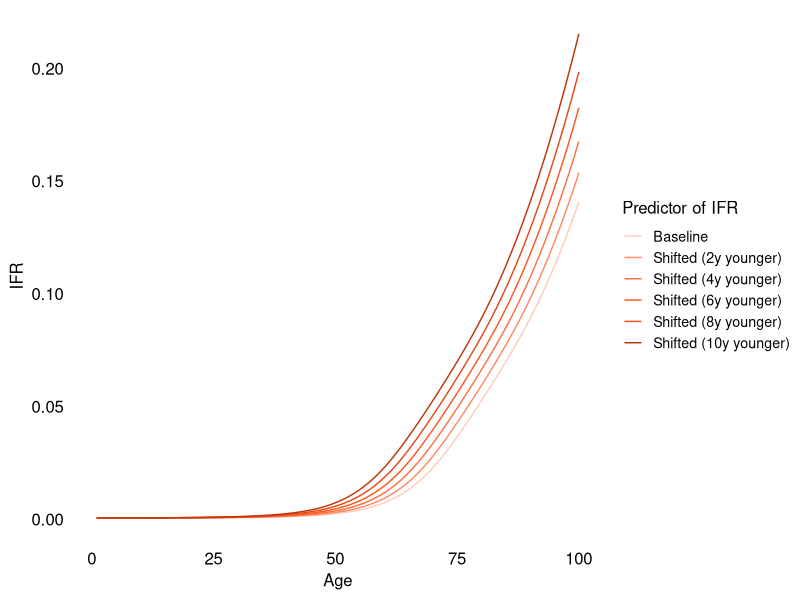
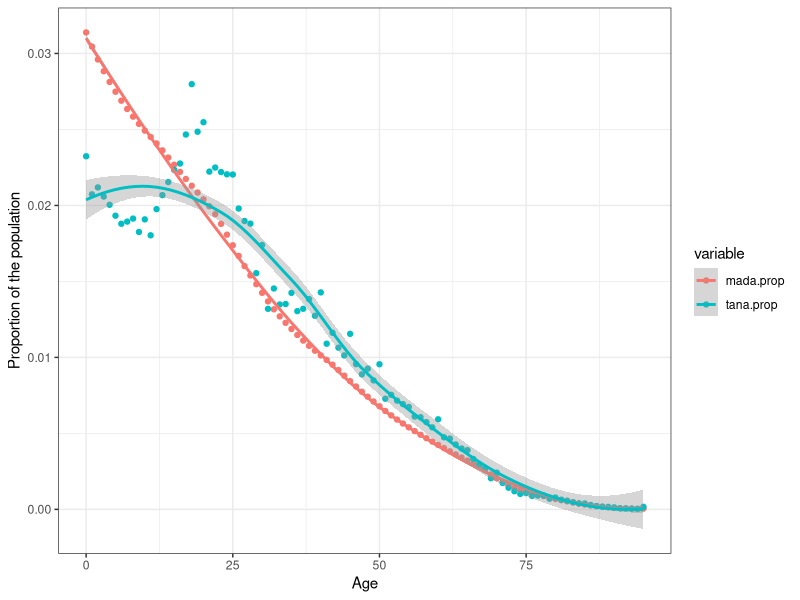

Write R code to recreate these figures, in order.
## ---- chunk 1
knitr::opts_chunk$set(echo = FALSE, eval = FALSE, message = FALSE, warning = FALSE)
## ---- chunk 2
library(tidyverse)
library(kableExtra)   #For printing tables in R markdown
library(knitr)        #For printing tables in R markdown
library(reshape2)     #Melting data frames as needed
library(ggrepel)      #Plotting country names neatly
library(cowplot)      #ggplot add on for better plots
library(patchwork)    #Combining ggplots neatly
library(mgcv)         #GAMs
library(here)         #Finding files easily
## ---- chunk 3
#1
ifr_ests <- read_csv(here("ifrs_from_lit.csv"))
#2
un_ages <- read_csv(here("un_ages.csv"))
#3
df.tana <- read_csv(here("TNR_age.csv"))
## ---- chunk 4
# Fit age to IFR estimates ------------------------------------------------
ifr_ests$predictor <- (ifr_ests$age_lower + ifr_ests$age_upper)/2
ifr_ests$ifr_prop_est <- ifr_ests$ifr_perc_est/100

ifr_fit_age <- gam(ifr_prop_est ~ s(predictor), family = betar(link="logit"), 
               data = ifr_ests, method = "REML")

ages <- seq(0, 100, by = 1)

ifr_preds_age <- predict(ifr_fit_age,  data.frame(predictor = ages), 
                     type = "response", se.fit = TRUE)
ifrs_to_plot_age <- data.frame(ages = ages,
                               est = ifr_preds_age$fit, 
                               upper = ifr_preds_age$fit + 2*ifr_preds_age$se.fit, 
                               lower = ifr_preds_age$fit - 2*ifr_preds_age$se.fit)
## ---- chunk 5
predict_ifr <- function(predictor, gam = ifr_fit_age) {
  predict(gam, newdata = data.frame(predictor = predictor), type = "response")
}
## ---- chunk 6
#Creating a ifr by age table for plotting
age_ifrs <- data.frame(age = seq(1, 100, by = 1))
age_ifrs %>%
  mutate(ifr_by_age_plus00y = predict_ifr(predictor = age + 0,      gam = ifr_fit_age), 
         ifr_by_age_plus02y = predict_ifr(predictor = age + 2,  gam = ifr_fit_age),
         ifr_by_age_plus04y = predict_ifr(predictor = age + 4,  gam = ifr_fit_age),
         ifr_by_age_plus06y = predict_ifr(predictor = age + 6,  gam = ifr_fit_age),
         ifr_by_age_plus08y = predict_ifr(predictor = age + 8,  gam = ifr_fit_age),
         ifr_by_age_plus10y = predict_ifr(predictor = age + 10, gam = ifr_fit_age)) %>%
  pivot_longer(starts_with("ifr"), names_to = "ifr_type", values_to = "ifr_est") %>%
  mutate(ifr_type = factor(ifr_type, levels = c("ifr_by_age_plus00y", 
                                                "ifr_by_age_plus02y", 
                                                "ifr_by_age_plus04y", 
                                                "ifr_by_age_plus06y", 
                                                "ifr_by_age_plus08y", 
                                                "ifr_by_age_plus10y"))) -> ages_to_plot

#Setting colors
ifr_cols <- c("ifr_by_age_plus00y" = "#ffccbc", 
              "ifr_by_age_plus02y" = "#ff8a65", 
              "ifr_by_age_plus04y" = "#ff7043", 
              "ifr_by_age_plus06y" = "#ff5722", 
              "ifr_by_age_plus08y" = "#e64a19", 
              "ifr_by_age_plus10y" = "#bf360c")
ifr_labs <- c("Baseline", 
              "Shifted (2y younger)", 
              "Shifted (4y younger)", 
              "Shifted (6y younger)", 
              "Shifted (8y younger)", 
              "Shifted (10y younger)")
names(ifr_labs) <- names(ifr_cols)

#Plotting
ggplot(data = ages_to_plot, aes(x = age, y = ifr_est, group = ifr_type)) +
  geom_line(aes(color = ifr_type)) + 
  scale_color_manual(values = ifr_cols, labels = ifr_labs,
                     name = "Predictor of IFR") +
  theme_minimal_hgrid(color = "white") +
  labs(x = "Age", y = "IFR") +
  theme(legend.position = "right",
        text = element_text(size = 12))
## ---- chunk 7
mada.ages <- un_ages %>% filter(country == "Madagascar") %>% select(age, pop) %>% mutate(prop = pop/(sum(pop))) %>%
  #Binning all ages over 95 such that 95 is the last age (corresponds to ages 95+)
  mutate(prop = if_else(age == 95, sum(prop[ages >= 95]), prop)) %>% filter(age <= 95)
## ---- chunk 8
tana.ages <- df.tana %>% mutate(age = Age) %>% select(age, pop) %>% mutate(prop = pop/(sum(pop)))
## ---- chunk 9
full_join(mada.ages, tana.ages, by = "age") %>%
  rename(mada.prop = prop.x) %>% rename(tana.prop = prop.y) %>% select(age, mada.prop, tana.prop) %>%
  melt(id = c("age")) %>%
  ggplot(aes(x = age, y = value, color = variable)) +
    geom_point() +
    geom_smooth() +
    ylab("Proportion of the population") + xlab("Age") +
    theme_bw()
## ---- chunk 10
#Creating a data frame showing constant probability of infection among age groups
inf.even <- data.frame(age = 0:95, pr_inf = rep(1, 96))
## ---- chunk 11
#Creating a data frame showing constant probability of infection among age groups
inf.even <- data.frame(age = 0:95, pr_inf = rep(1, 96))
